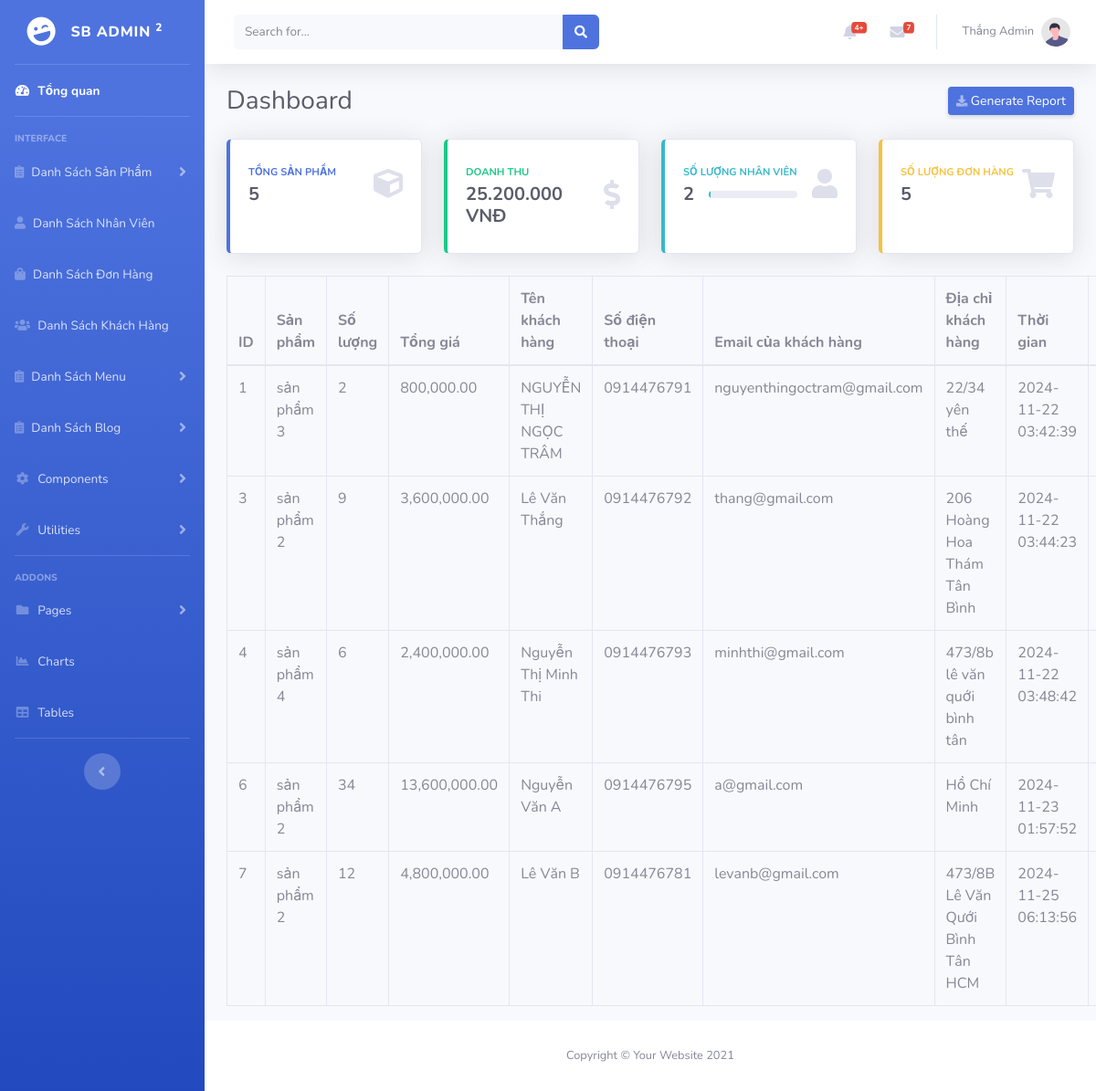
Page /donhang.php (signed in) on the earlier database version.
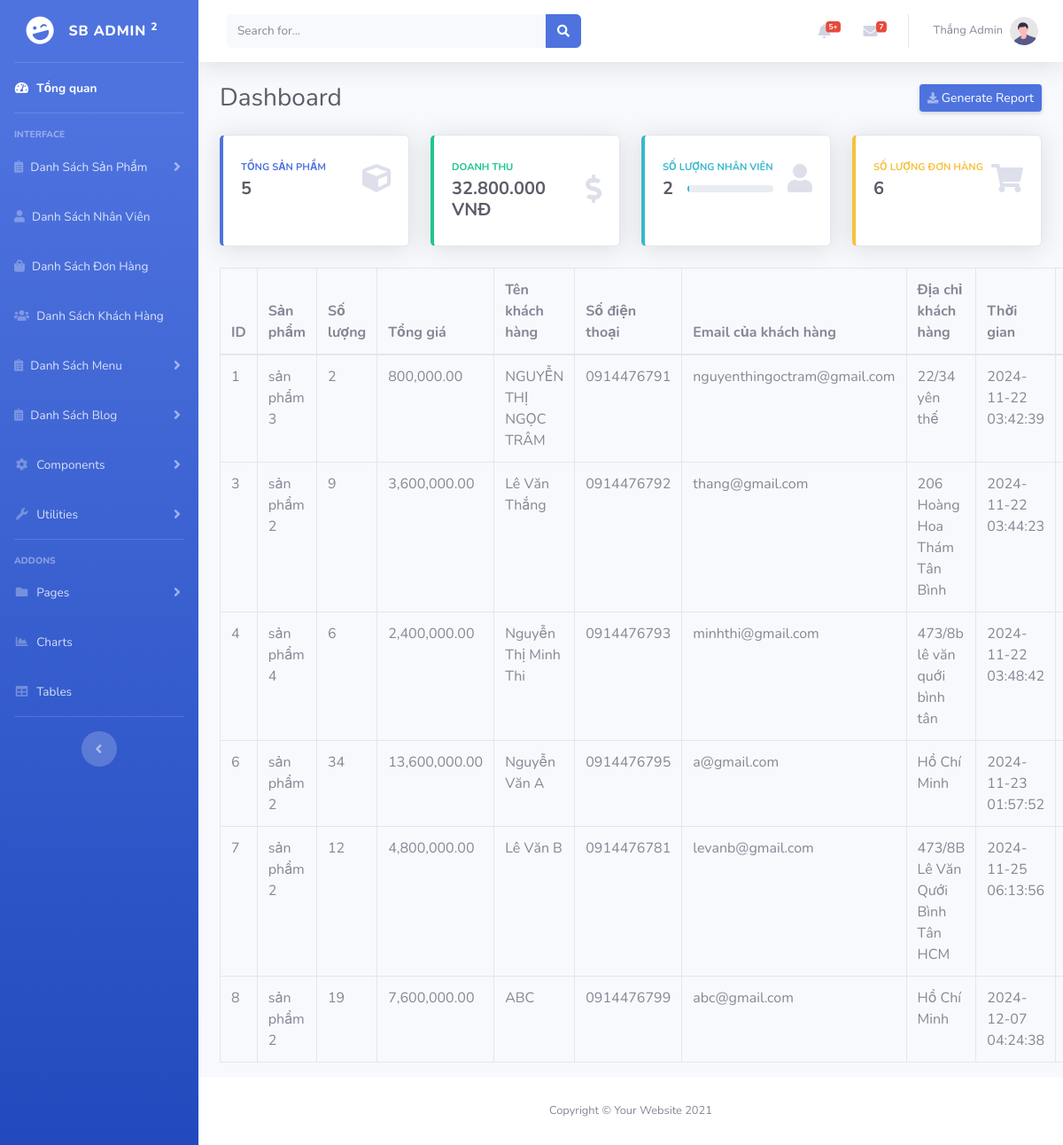
Same page on the later database version.
### tables this page shows
CREATE TABLE `orders` (
  `id` int(11) NOT NULL,
  `product_id` int(11) DEFAULT NULL,
  `quantity` int(11) DEFAULT NULL,
  `total_price` decimal(10,2) DEFAULT NULL,
  `customer_name` varchar(255) DEFAULT NULL,
  `customer_email` varchar(255) DEFAULT NULL,
  `customer_address` text DEFAULT NULL,
  `created_at` timestamp NOT NULL DEFAULT current_timestamp(),
  `status` varchar(50) DEFAULT 'Chưa xử lý',
  `customer_phone` varchar(15) NOT NULL
);

CREATE TABLE `products` (
  `id` int(11) NOT NULL,
  `name` varchar(255) NOT NULL,
  `original_price` decimal(10,2) NOT NULL,
  `current_price` decimal(10,2) NOT NULL,
  `image` varchar(255) NOT NULL,
  `created_at` timestamp NOT NULL DEFAULT current_timestamp()
);

### donhang.php (the view, shortened to what the changed rows need)
<!DOCTYPE html>
<html lang="en">
<head>
    <link href="vendor/fontawesome-free/css/all.min.css" rel="stylesheet" type="text/css">
    <link href="css/sb-admin-2.min.css" rel="stylesheet">
</head>
<body id="page-top">
    <div id="wrapper">
        <div id="content-wrapper" class="d-flex flex-column">
            <div id="content">
                <nav class="navbar navbar-expand navbar-light bg-white topbar mb-4 static-top shadow">
                    <ul class="navbar-nav ml-auto">
                        <li class="nav-item dropdown no-arrow d-sm-none">
                        <?php
                        $servername = "localhost";
                        $username = "root";
                        $password = "";
                        $dbname = "quantriweb";
                        $conn = new mysqli($servername, $username, $password, $dbname);
                        $sql = "SELECT orders.id, orders.product_id, orders.quantity, orders.total_price, orders.customer_name, orders.created_at, products.name AS product_name
                                FROM orders
                                LEFT JOIN products ON orders.product_id = products.id
                                WHERE orders.status = 'Chưa xử lý' ORDER BY orders.created_at DESC LIMIT 10";
                        $result = $conn->query($sql);
                        $notifications = [];
                        if ($result->num_rows > 0) {
                            while ($row = $result->fetch_assoc()) {
                                $notifications[] = [
                                    'id' => $row['id'],
                                    'product_name' => $row['product_name'],
                                    'customer_name' => $row['customer_name'],
                                    'created_at' => $row['created_at'],
                                ];
                            }
                        } else {
                            $notifications[] = "No new orders";
                        }
                        ?>
                        <li class="nav-item dropdown no-arrow mx-1">
                            <a class="nav-link dropdown-toggle" href="#" id="alertsDropdown" role="button"
                                data-toggle="dropdown" aria-haspopup="true" aria-expanded="false">
                                <i class="fas fa-bell fa-fw"></i>
                                <span class="badge badge-danger badge-counter"><?php echo count($notifications); ?>+</span>
                            </a>
                        </li>
                    </ul>
                </nav>
                <div class="container-fluid">
                    <div class="d-sm-flex align-items-center justify-content-between mb-4">
                        <h1 class="h3 mb-0 text-gray-800">Dashboard</h1>
                    </div>
                    <div class="row">
                    <?php
                    $servername = "localhost";
                    $username = "root";
                    $password = "";
                    $dbname = "quantriweb";
                    $conn = new mysqli($servername, $username, $password, $dbname);
                    $sql = "SELECT SUM(total_price) AS total_revenue FROM orders";
                    $result = $conn->query($sql);
                    $total_revenue = 0;
                    if ($result->num_rows > 0) {
                        $row = $result->fetch_assoc();
                        $total_revenue = $row['total_revenue'];
                    }
                    ?>
                    <div class="col-xl-3 col-md-6 mb-4">
                        <div class="card border-left-success shadow h-100 py-2">
                            <div class="card-body">
                                <div class="row no-gutters align-items-center">
                                    <div class="col mr-2">
                                        <div class="text-xs font-weight-bold text-success text-uppercase mb-1">
                                            Doanh thu</div>
                                        <div class="h5 mb-0 font-weight-bold text-gray-800">
                                            <?php echo number_format($total_revenue, 0, ',', '.'); ?> VNĐ
                                        </div>
                                    </div>
                                </div>
                            </div>
                        </div>
                    </div>
                        <?php
                        $servername = "localhost";
                        $username = "root";
                        $password = "";
                        $dbname = "quantriweb";
                        $conn = new mysqli($servername, $username, $password, $dbname);
                        $sql = "SELECT COUNT(*) AS total_orders FROM orders";
                        $result = $conn->query($sql);
                        $total_orders = 0;
                        if ($result->num_rows > 0) {
                            $row = $result->fetch_assoc();
                            $total_orders = $row['total_orders'];
                        }
                        ?>
                        <div class="col-xl-3 col-md-6 mb-4">
                            <div class="card border-left-warning shadow h-100 py-2">
                                <div class="card-body">
                                    <div class="row no-gutters align-items-center">
                                        <div class="col mr-2">
                                            <div class="text-xs font-weight-bold text-warning text-uppercase mb-1">
                                                Số lượng đơn hàng</div>
                                            <div class="h5 mb-0 font-weight-bold text-gray-800">
                                                <?php echo $total_orders; ?>
                                            </div>
                                        </div>
                                    </div>
                                </div>
                            </div>
                        </div>
                    </div>
                   <?php
$servername = "localhost";
$username = "root";
$password = "";
$dbname = "quantriweb";
$conn = new mysqli($servername, $username, $password, $dbname);
$sql = "SELECT orders.id, orders.product_id, orders.quantity, orders.total_price, orders.customer_name, customer_phone, orders.customer_email, orders.customer_address, orders.created_at, orders.status, products.name AS product_name
        FROM orders
        LEFT JOIN products ON orders.product_id = products.id";
$result = $conn->query($sql);
if ($result->num_rows > 0) {
    echo "<table class='table table-bordered'>";
    echo "<thead>
            <tr>
                <th>ID</th>
                <th>Sản phẩm</th>
                <th>Số lượng</th>
                <th>Tổng giá</th>
                <th>Tên khách hàng</th>
                <th>Số điện thoại</th>
                <th>Email của khách hàng</th>
                <th>Địa chỉ khách hàng</th>
                <th>Thời gian</th>
                <th>Trạng thái</th>
                <th>Actions</th>
            </tr>
          </thead><tbody>";
    while ($row = $result->fetch_assoc()) {
        echo "<tr id='order_" . $row['id'] . "'>
                <td>" . $row['id'] . "</td>
                <td>" . $row['product_name'] . "</td>
                <td>" . $row['quantity'] . "</td>
                <td>" . number_format($row['total_price'], 2) . "</td>
                <td>" . $row['customer_name'] . "</td>
                <td>" . $row['customer_phone'] . "</td>
                <td>" . $row['customer_email'] . "</td>
                <td>" . $row['customer_address'] . "</td>
                <td>" . $row['created_at'] . "</td>
                <td>
                    <form method='POST' action=''>
                        <select name='status' onchange='this.form.submit()'>
                            <option value='Chưa xử lý' " . ($row['status'] == 'Chưa xử lý' ? 'selected' : '') . ">Chưa xử lý</option>
                            <option value='Đã thanh toán' " . ($row['status'] == 'Đã thanh toán' ? 'selected' : '') . ">Đã thanh toán</option>
                            <option value='Đã di chuyển' " . ($row['status'] == 'Đã di chuyển' ? 'selected' : '') . ">Đã di chuyển</option>
                            <option value='Hoàn thành' " . ($row['status'] == 'Hoàn thành' ? 'selected' : '') . ">Hoàn thành</option>
                            <option value='Hủy' " . ($row['status'] == 'Hủy' ? 'selected' : '') . ">Hủy</option>
                        </select>
                        <input type='hidden' name='order_id' value='" . $row['id'] . "' />
                    </form>
                </td>
                <td>
                    <button class='btn btn-danger delete_order' data-id='" . $row['id'] . "'>
                        <i class='fa fa-trash'></i> Delete
                    </button>
                </td>
              </tr>";
    }
    echo "</tbody></table>";
} else {
    echo "No orders found";
}
?>
            </div>
        </div>
    </div>
</body>
</html>

Differences in the rows shown:
added orders: id "8", product.name "sản phẩm 2", quantity "19", total_price "7,600,000.00", customer_name "ABC", customer_phone "0914476799", customer_email "abc@gmail.com", customer_address "Hồ Chí Minh", created_at "2024-12-07 04:24:38"
Other differences:
count($notifications): "4" → "5"
$total_revenue: "25.200.000" → "32.800.000"
$total_orders: "5" → "6"
